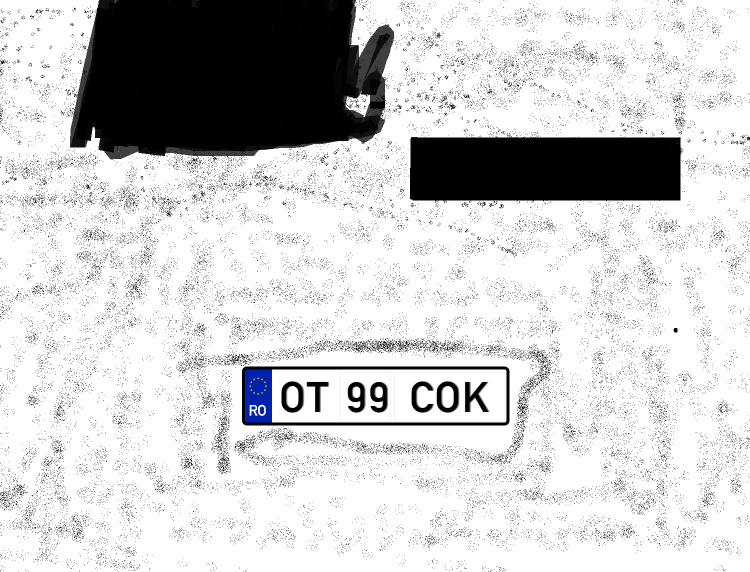
#> input picture Y3S1/AI/Romanian-LPR-System-master/SVC/car2.jpg, 1500 x 1144 px (shown at 1/2 size)
$ python -i preprocess.py   (imports and definitions only)   (older library calls are emulated)
#> lines starting #> are read from the running program, lines starting #| are printed output that depends on the picture; after the words box and inside, x2 and y2 are one past the last pixel; in counts of white or black regions, pixels touching at a corner belong together
import numpy as np
from skimage.io import imread
from skimage import restoration
from skimage import measure
from skimage.measure import regionprops
from skimage.filters import threshold_otsu
from skimage.transform import resize

class PreProcess():

    def __init__(self, image_location):
        """
        reads the image in grayscale and thresholds the image

        Parameters:
        -----------

        image_location: str; full image directory path
        """
#> called with image_location = 'car2.jpg'
        self.full_car_image = imread(image_location, as_grey=True)
#> self.full_car_image: shape (1144, 1500) float64; min 0, max 1, mean 0.813

        self.full_car_image = self.resize_if_necessary(self.full_car_image)
#> in resize_if_necessary, `return resize(image_to_resize, (height, width))`:
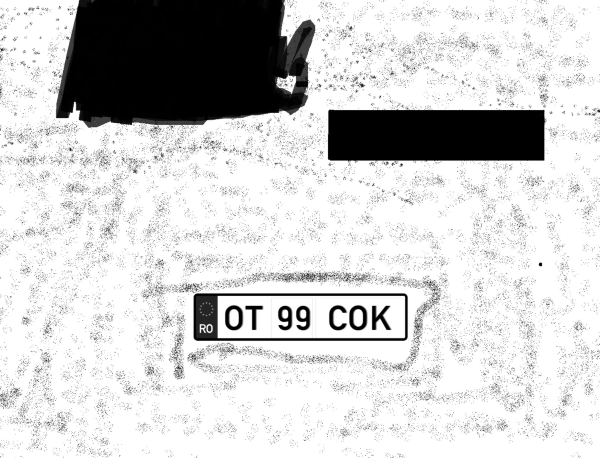
#> returned value: shape (458, 600) float64; min 0, max 1, mean 0.813

        self.binary_image = self.threshold(self.full_car_image)

    def denoise(sefl, imgDetails):
        return restoration.DENOISE_TV_CHAMBOLLE(imgDetails)

    def threshold(self, gray_image):
        """
        uses the otsu threshold method to generate a binary image

        Parameters:
        -----------
        gray_image: 2D array: gray scale image to be thresholded

        Return:
        --------
        2-D array of the binary image each pixel is either 1 or 0
        """
        thresholdValue = threshold_otsu(gray_image)
#> thresholdValue = 0.498
        return gray_image > thresholdValue
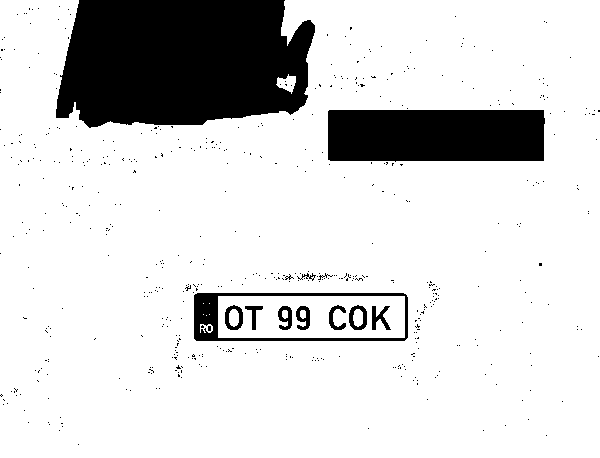
#> returned value: shape (458, 600) bool; 84.1% white; 539 black regions (527 under 20 px), largest, box (x1, y1, x2, y2) and area: (56, 0, 315, 128) 27983, (328, 110, 545, 162) 11020, (194, 293, 408, 341) 2304

    def get_plate_like_objects(self):
        """
        uses principles of connected component analysis and labelling to map
        out object regions.

        The plate dimensions were based on the following characteristics
        i.  They are rectangular in shape.
        ii. The width is more than the height
        iii. The ratio of the width to height is approximately 2:1
        iv. The proportion of the width of the license plate region to the
        full image ranges between 15% to 40% depending on how the car image
        was taken
        v.  The proportion of the height of the license plate region to the
        full image is between 8% to 20%

        Return:
        --------
        3-D Array of license plate candidates region

        """
        self.label_image = measure.label(self.binary_image)
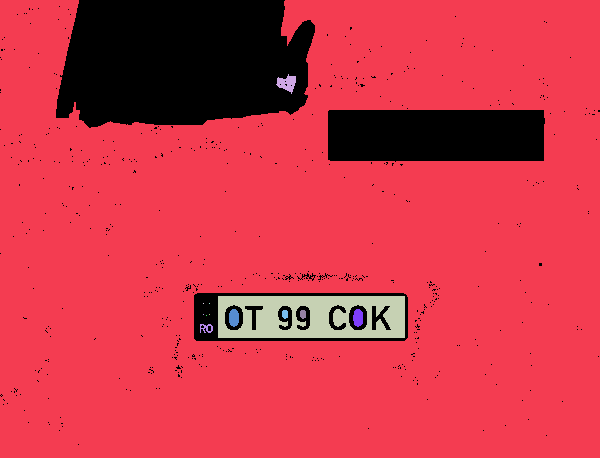
#> self.label_image: shape (458, 600) int32; 14 distinct labels, from 0 to 13; one colour per label, 0 black
        self.plate_objects_cordinates = []
        threshold = self.binary_image
        plate_dimensions = (0.08*threshold.shape[0], 0.2*threshold.shape[0], 0.15*threshold.shape[1], 0.4*threshold.shape[1])
#> plate_dimensions = (36.64, 91.6, 90, 240)
        minHeight, maxHeight, minWidth, maxWidth = plate_dimensions
#> minHeight = 36.64; maxHeight = 91.6; minWidth = 90; maxWidth = 240
        plate_like_objects = []
        for region in regionprops(self.label_image):
            if region.area < 10:
                continue

            minimumRow, minimumCol, maximumRow, maximumCol = region.bbox
            regionHeight = maximumRow - minimumRow
            regionWidth = maximumCol - minimumCol
            if regionHeight >= minHeight and regionHeight <= maxHeight and regionWidth >= minWidth and regionWidth <= maxWidth and regionWidth > regionHeight:
                plate_like_objects.append(self.full_car_image[minimumRow:maximumRow,
                    minimumCol:maximumCol])
                self.plate_objects_cordinates.append((minimumRow, minimumCol,
                    maximumRow, maximumCol))
#> this loop made 13 passes
#> (minimumRow, minimumCol, maximumRow, maximumCol, regionHeight, regionWidth) on passes 1, 2, 3, 6, 7, 8, 9, 13: (0, 0, 458, 600, 458, 600), (74, 276, 94, 296, 20, 20), (296, 218, 338, 405, 42, 187), (309, 229, 327, 239, 18, 10), (309, 353, 327, 363, 18, 10), (310, 282, 319, 288, 9, 6), (310, 300, 319, 306, 9, 6), (324, 200, 333, 213, 9, 13)
#> after the loop, plate_like_objects = 1 item; self.plate_objects_cordinates = [(296, 218, 338, 405)]

        return plate_like_objects

    # [51 lines left out: functions validate_plate, inverted_threshold, not called in this run]

    def resize_if_necessary(self, image_to_resize):
        """
        function is used to resize the image before further
        processing if the image is too big. The resize is done
        in such a way that the aspect ratio is still maintained

        Parameters:
        ------------
        image_to_resize: 2D-Array of the image to be resized
        3D array image (RGB channel) can also be resized

        Return:
        --------
        resized image or the original image if resize is not
        neccessary
        """
        height, width = image_to_resize.shape
        ratio = float(width) / height
        # if the image is too big, resize
        if width > 600:
            width = 600
            height = round(width / ratio)
            return resize(image_to_resize, (height, width))

        return image_to_resize

>>> result = PreProcess('car2.jpg').get_plate_like_objects()
#> result = 1 item
